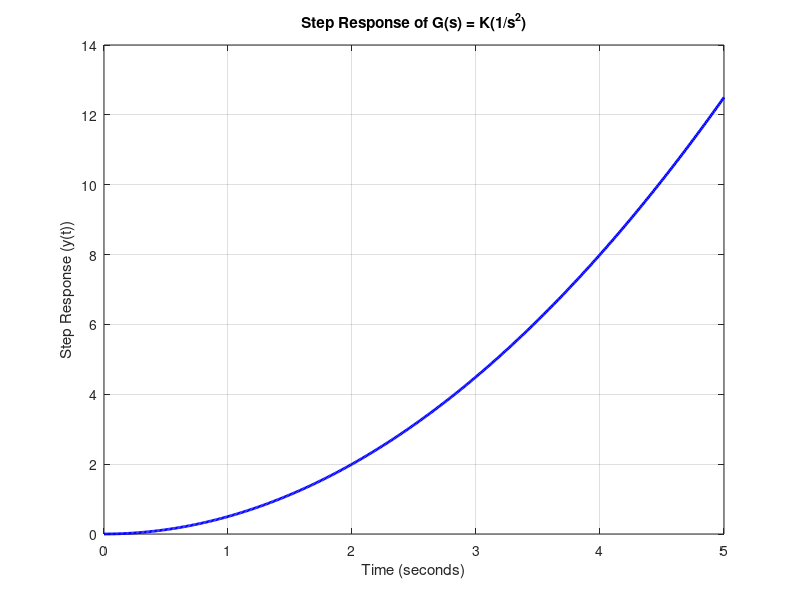

Recreate this plot in MATLAB.
% Define K1
K1 = 1;

% Create a transfer function G(s) = K(1/s^2)
numerator = K1;
denominator = [1 0 0]; % s^2 has coefficients [1 0 0]
G = tf(numerator, denominator);

% Compute the step response
t = 0:0.01:5; % Time vector from 0 to 5 seconds
step_response = K1 * t.^2 / 2; % Analytical expression for the step response

% Plot the step response
plot(t, step_response, 'b', 'LineWidth', 2);
xlabel('Time (seconds)');
ylabel('Step Response (y(t))');
title('Step Response of G(s) = K(1/s^2)');
grid on;